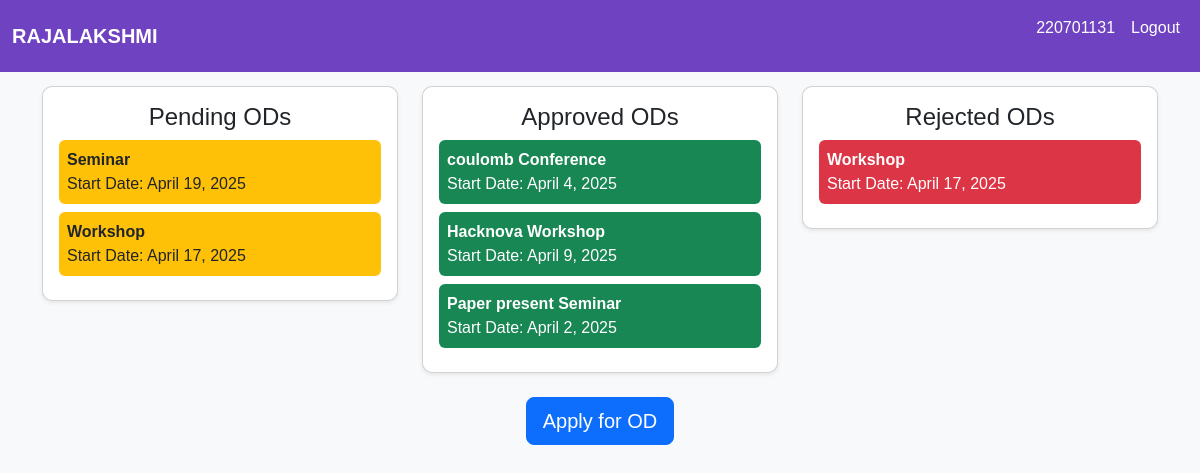
Before: /student/home (signed in) with the older database file.
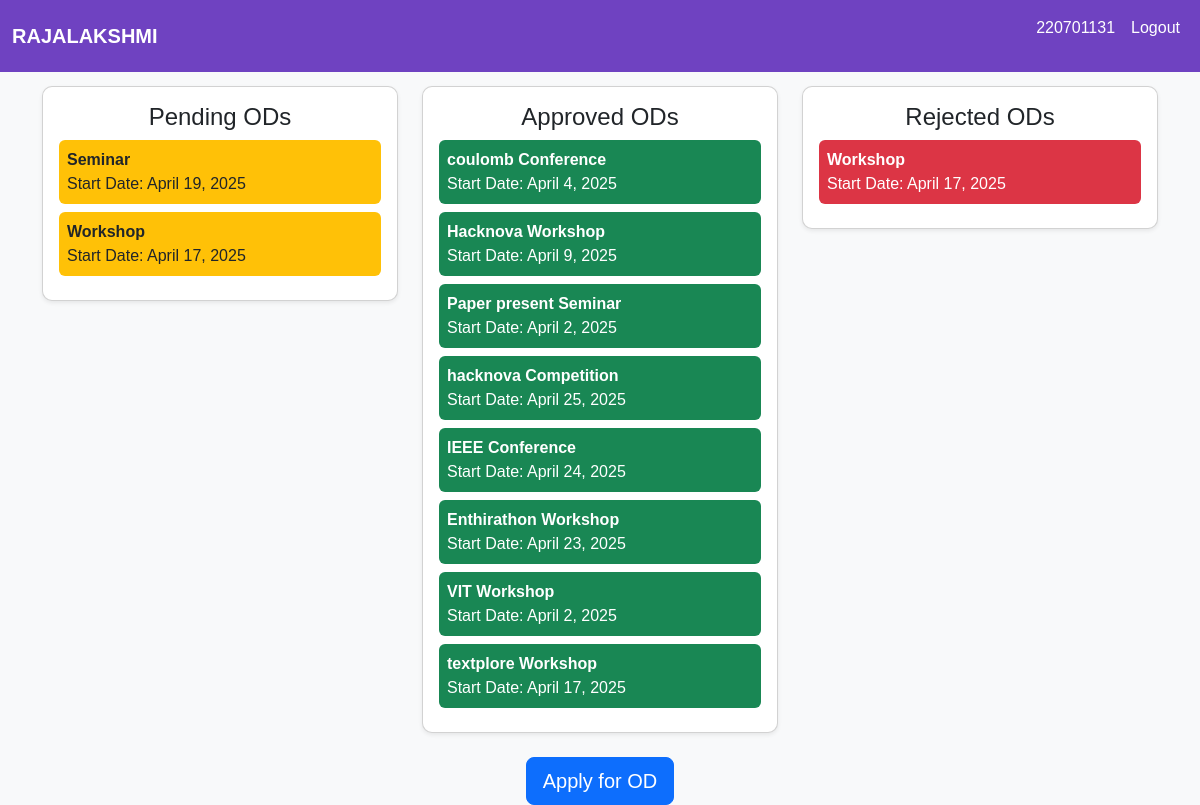
After: the same page with the newer database file.
### student/models.py (models this page shows)
class student_OD(models.Model):
    student = models.ForeignKey(Student, related_name='ODs', on_delete=models.CASCADE)
    ClassOf = models.ForeignKey(Class, related_name='ODs', on_delete=models.CASCADE)
    eventName = models.CharField(max_length=50)
    eventType = models.CharField(max_length=50)
    venue = models.CharField(max_length=50)
    proof = models.FileField(upload_to='proofs/', blank=True, null=True)
    start_date = models.DateField()
    end_date = models.DateField()
    isTeam = models.BooleanField(default=False)
    teammates = models.ManyToManyField(Student, related_name='teammates', blank=True)
    class_incharge = models.ForeignKey(Faculty, related_name='OD_to_be_approve', on_delete=models.CASCADE)
    class_incharge_approval = models.BooleanField(default=False)
    OD_rejection = models.BooleanField(default=False)
    academic_head_approval = models.BooleanField(default=False)
    hod_approval = models.BooleanField(default=False)
    def __str__(self):
        return self.eventName + " " + self.eventType + " " + self.start_date.strftime('%Y-%m-%d') + " " + self.end_date.strftime('%Y-%m-%d')

### student/views.py (the view)
# urls.py: 2. Add a URL to urlpatterns:  path('', views.home, name='home')
def home(request):
    student = Student.objects.get(user=request.user)
    approved_ods = student_OD.objects.filter(
        Q(student=student) | Q(teammates=student),
        hod_approval=True
        ).distinct()
    print(approved_ods)
    pending_ods = student_OD.objects.filter(
        Q(student=student) | Q(teammates=student),
        hod_approval=False,OD_rejection=False
        ).distinct()
    print(pending_ods)
    rejected_ods = student_OD.objects.filter(
        Q(student=student) | Q(teammates=student),
        OD_rejection=True
        ).distinct()
    print(rejected_ods)
    context ={
        'approved_ods':approved_ods,
        'pending_ods':pending_ods,
        'rejected_ods':rejected_ods
    }
    return render(request, 'student_home.html',context)

### student/templates/student_home.html (shortened to what this page needs)
{% extends "layout.html" %}
{% block content %}
<div class="container mt-4">
    <h2 class="text-center mb-4">Student Home</h2>
    <div class="row">
        <div class="col-md-4">
            <div class="card shadow-sm p-3">
                <h4 class="text-center">Pending ODs</h4>
                <div class="od-list">
                    {% for od in pending_ods %}
                        <div class="od-card bg-warning text-dark p-2 mb-2 rounded w-100 hover-shadow" onclick="window.location='{% url 'od_status' od.id %}'">
                            <strong>{{ od.eventType }}</strong>
                            <p class="mb-0">Start Date: {{ od.start_date }}</p>
                        </div>
                    {% empty %}
                        <p class="text-center text-muted">No pending ODs</p>
                    {% endfor %}
                </div>
            </div>
        </div>
        <div class="col-md-4">
            <div class="card shadow-sm p-3">
                <h4 class="text-center">Approved ODs</h4>
                <div class="od-list">
                   {% for od in approved_ods %}
                        <div class="od-card bg-success text-white p-2 mb-2 rounded">
                            <strong>{{ od.eventName }}</strong>
                            <strong>{{ od.eventType }}</strong>
                            <p class="mb-0">Start Date: {{ od.start_date }}</p>
                        </div>
                    {% empty %}
                        <p class="text-center text-muted">No approved ODs</p>
                    {% endfor %}
                </div>
            </div>
        </div>
        <div class="col-md-4">
            <div class="card shadow-sm p-3">
                <h4 class="text-center">Rejected ODs</h4>
                <div class="od-list">
                    {% for od in rejected_ods %}
                        <div class="od-card bg-danger text-white p-2 mb-2 rounded">
                            <strong>{{ od.eventType }}</strong>
                            <p class="mb-0">Start Date: {{ od.start_date }}</p>
                        </div>
                    {% empty %}
                        <p class="text-center text-muted">No rejected ODs</p>
                    {% endfor %}
                </div>
            </div>
        </div>
    </div>
    <div class="text-center mt-4">
        <a href="{% url 'apply_od' %}" class="btn btn-primary btn-lg" >Apply for OD</a>
    </div>
</div>
{% endblock %}

### OD_management_system/templates/layout.html (shortened to what this page needs)
<!DOCTYPE html>
<html lang="en">
<head>
    <link href="https://cdn.jsdelivr.net/npm/bootstrap@5.3.0/dist/css/bootstrap.min.css" rel="stylesheet">
    {% load static %}
    <link rel="stylesheet" href="{% static 'css/styles.css' %}">
</head>
<body>
    <nav class="navbar navbar-expand-lg position-fixed top-0 w-100" style="background-color: #6f42c1;">
        <div class="container-fluid">
            <a class="navbar-brand text-white fw-bold" href="#">RAJALAKSHMI </a>
            <div class="collapse navbar-collapse" id="navbarNav">
                <ul class="navbar-nav ms-auto">
                    {% if user.is_authenticated %}
                    <li class="nav-item">
                        <p class="nav-link text-white">{{user.username}}</p>
                    </li>
                    <li class="nav-item">
                        <a class="nav-link text-white" href="{% url 'logout' %}">Logout</a>
                    </li>
                    {% endif %}
                </ul>
            </div>
        </div>
    </nav>
        {% block content %}
        {% endblock %}
</body>
</html>

### OD_management_system/static/css/styles.css (style rules this page uses)
body { font-family: Arial, sans-serif; background: #f8f9fa; margin: 0; padding: 0; }

### student/templates/student_home.html (style rules this page uses)
.card { border-radius: 10px; }
.od-card { border-radius: 8px; padding: 10px; cursor: pointer; }

Changed rows visible on the page:
added student_OD: eventName "hacknova", eventType "Competition", start_date "April 25, 2025", shown under "Approved ODs"
added student_OD: eventName "IEEE", eventType "Conference", start_date "April 24, 2025", shown under "Approved ODs"
added student_OD: eventName "Enthirathon", eventType "Workshop", start_date "April 23, 2025", shown under "Approved ODs"
added student_OD: eventName "VIT", eventType "Workshop", start_date "April 2, 2025", shown under "Approved ODs"
added student_OD: eventName "textplore", eventType "Workshop", start_date "April 17, 2025", shown under "Approved ODs"
